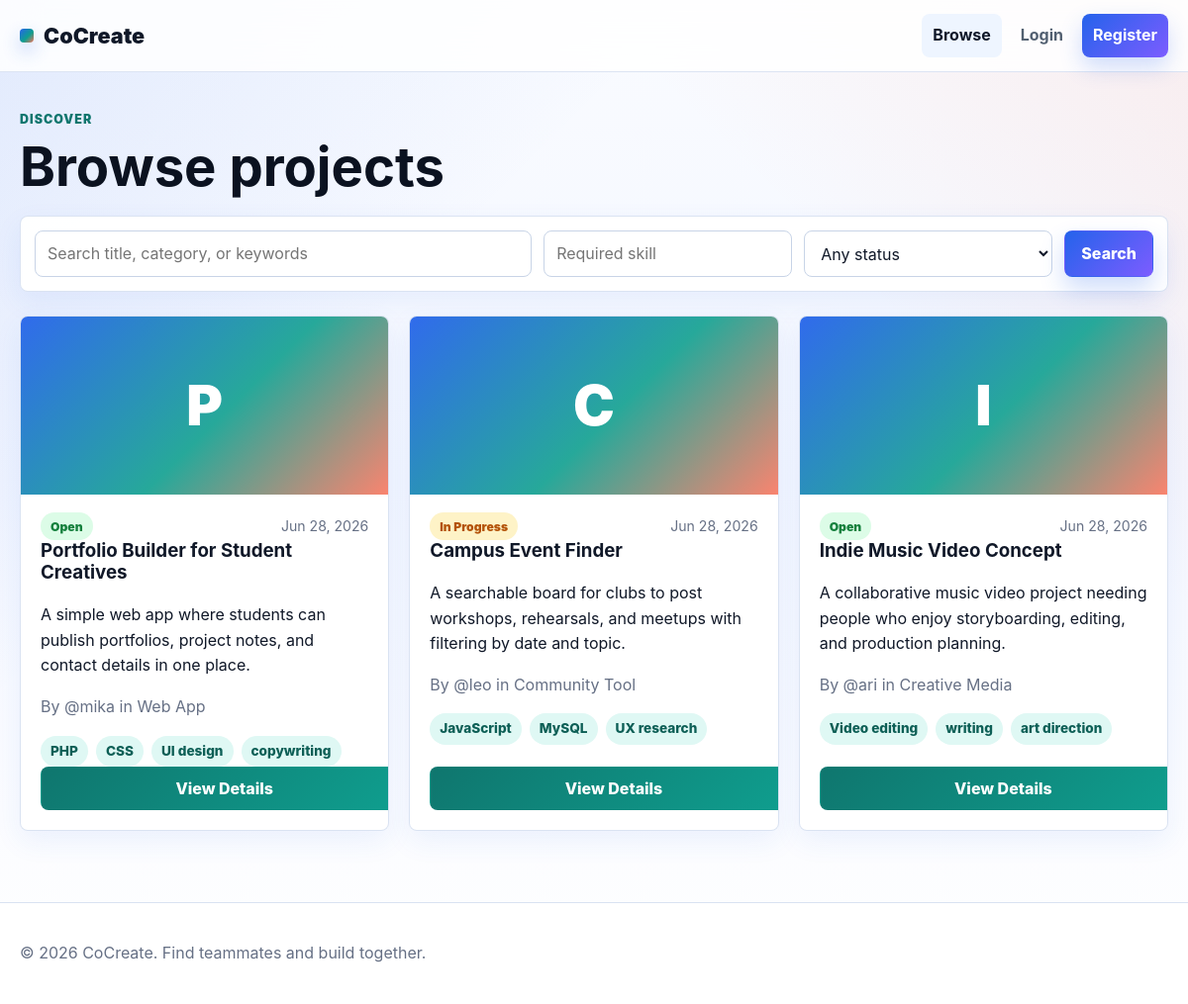
The app's page /pages/browse.php with its own data.
### tables this page shows
CREATE TABLE projects (
  project_id INT UNSIGNED AUTO_INCREMENT PRIMARY KEY,
  user_id INT UNSIGNED NOT NULL,
  project_title VARCHAR(180) NOT NULL,
  description TEXT NOT NULL,
  required_skills TEXT NOT NULL,
  category VARCHAR(120) NOT NULL,
  project_status ENUM('open', 'in_progress', 'completed') NOT NULL DEFAULT 'open',
  project_image VARCHAR(255) DEFAULT NULL,
  created_at TIMESTAMP NOT NULL DEFAULT CURRENT_TIMESTAMP,
  CONSTRAINT fk_projects_user
    FOREIGN KEY (user_id) REFERENCES users(user_id)
    ON DELETE CASCADE ON UPDATE CASCADE
);

CREATE TABLE users (
  user_id INT UNSIGNED AUTO_INCREMENT PRIMARY KEY,
  firstname VARCHAR(80) NOT NULL,
  lastname VARCHAR(80) NOT NULL,
  username VARCHAR(80) NOT NULL UNIQUE,
  email VARCHAR(160) NOT NULL UNIQUE,
  password_hash VARCHAR(255) NOT NULL,
  profile_picture VARCHAR(255) DEFAULT NULL,
  skills TEXT DEFAULT NULL,
  interests TEXT DEFAULT NULL,
  bio TEXT DEFAULT NULL,
  role ENUM('user', 'admin') NOT NULL DEFAULT 'user',
  status ENUM('active', 'disabled') NOT NULL DEFAULT 'active',
  created_at TIMESTAMP NOT NULL DEFAULT CURRENT_TIMESTAMP
);

### includes/session.php (called while the page is built, shortened)
<?php
function is_logged_in(): bool
{
    return isset($_SESSION['user_id']);
}
function e($value): string
{
    return htmlspecialchars((string)($value ?? ''), ENT_QUOTES, 'UTF-8');
}
function status_label(string $status): string
{
    return ucwords(str_replace('_', ' ', $status));
}
function excerpt(?string $text, int $length = 140): string
{
    $text = trim((string)$text);
    if (function_exists('mb_strimwidth')) {
        return mb_strimwidth($text, 0, $length, '...', 'UTF-8');
    }
    return strlen($text) > $length ? substr($text, 0, $length - 3) . '...' : $text;
}

### pages/browse.php (the view, shortened to what this page needs)
<?php
require_once __DIR__ . '/../includes/session.php';
require_once __DIR__ . '/../includes/db.php';
$assetPrefix = '../';
$pagePrefix = '';
$search = trim($_GET['q'] ?? '');
$skill = trim($_GET['skill'] ?? '');
$params = [];
$sql = 'SELECT p.*, u.username FROM projects p JOIN users u ON u.user_id = p.user_id';
$sql .= ' ORDER BY p.created_at DESC';
$stmt = $pdo->prepare($sql);
$stmt->execute($params);
$projects = $stmt->fetchAll();
require_once __DIR__ . '/../includes/header.php';
?>
<section class="page-head">
  <div>
    <p class="eyebrow">Discover</p>
    <h1>Browse projects</h1>
  </div>
</section>
<form class="filter-bar" method="get">
  <input name="q" placeholder="Search title, category, or keywords" value="<?= e($search) ?>">
  <input name="skill" placeholder="Required skill" value="<?= e($skill) ?>">
  <select name="status">
    <option value="">Any status</option>
  </select>
  <button class="btn btn-primary" type="submit">Search</button>
</form>
<div class="cards-grid">
  <?php foreach ($projects as $project): ?>
    <article class="card project-card">
      <a class="project-image-link" href="project.php?id=<?= (int)$project['project_id'] ?>">
        <?php if (!empty($project['project_image'])): ?>
          <img class="project-image" src="../<?= e($project['project_image']) ?>" alt="<?= e($project['project_title']) ?>">
        <?php else: ?>
          <span class="project-image project-image-placeholder"><?= e(substr($project['project_title'], 0, 1)) ?></span>
        <?php endif; ?>
      </a>
      <div class="card-meta">
        <span class="status status-<?= e($project['project_status']) ?>"><?= e(status_label($project['project_status'])) ?></span>
        <span><?= e(date('M j, Y', strtotime($project['created_at']))) ?></span>
      </div>
      <h3><?= e($project['project_title']) ?></h3>
      <p><?= e(excerpt($project['description'], 150)) ?></p>
      <p class="muted">By @<?= e($project['username']) ?> in <?= e($project['category']) ?></p>
      <div class="tag-row">
        <?php foreach (array_filter(array_map('trim', explode(',', $project['required_skills']))) as $item): ?>
          <span class="tag"><?= e($item) ?></span>
        <?php endforeach; ?>
      </div>
      <a class="btn btn-secondary full" href="project.php?id=<?= (int)$project['project_id'] ?>">View Details</a>
    </article>
  <?php endforeach; ?>
</div>
<?php
require_once __DIR__ . '/../includes/footer.php';
?>

### includes/header.php (shortened to what this page needs)
<?php require_once __DIR__ . '/session.php'; ?>
<!doctype html>
<html lang="en">
<head>
  <link rel="stylesheet" href="<?= e($assetPrefix ?? '') ?>assets/css/styles.css">
</head>
<body>
<?php include __DIR__ . '/nav.php'; ?>
<main class="container page-shell">

### includes/nav.php (shortened to what this page needs)
<?php
$pageRoot = $pagePrefix ?? '';
$adminRoot = $adminPrefix ?? 'admin/';
$current = basename($_SERVER['PHP_SELF'] ?? '');
?>
<header class="site-header">
  <nav class="nav container">
    <a class="brand" href="<?= e($pageRoot) ?>index.php">CoCreate</a>
    <div class="nav-links" data-nav-links>
      <?php if (is_logged_in()): ?>
        <a class="<?= $current === 'dashboard.php' ? 'active' : '' ?>" href="<?= e($pageRoot) ?>dashboard.php">Dashboard</a>
        <a class="<?= $current === 'browse.php' ? 'active' : '' ?>" href="<?= e($pageRoot) ?>browse.php">Browse</a>
        <a class="<?= $current === 'create_project.php' ? 'active' : '' ?>" href="<?= e($pageRoot) ?>create_project.php">Create</a>
        <a class="<?= $current === 'my_projects.php' ? 'active' : '' ?>" href="<?= e($pageRoot) ?>my_projects.php">My Projects</a>
        <a class="<?= $current === 'my_requests.php' ? 'active' : '' ?>" href="<?= e($pageRoot) ?>my_requests.php">Requests</a>
        <a class="<?= $current === 'profile.php' ? 'active' : '' ?>" href="<?= e($pageRoot) ?>profile.php">Profile</a>
        <?php if (is_admin()): ?>
          <a href="<?= e($adminRoot) ?>dashboard.php">Admin</a>
        <?php endif; ?>
        <a class="nav-button" href="<?= e($pageRoot) ?>logout.php">Logout</a>
      <?php else: ?>
        <a class="<?= $current === 'browse.php' ? 'active' : '' ?>" href="<?= e($pageRoot) ?>browse.php">Browse</a>
        <a class="<?= $current === 'login.php' ? 'active' : '' ?>" href="<?= e($pageRoot) ?>login.php">Login</a>
        <a class="nav-button" href="<?= e($pageRoot) ?>register.php">Register</a>
      <?php endif; ?>
    </div>
  </nav>
</header>

### includes/footer.php (shortened to what this page needs)
</main>
<footer class="footer">
  <div class="container footer-inner">
    <p>&copy; <?= date('Y') ?> CoCreate. Find teammates and build together.</p>
  </div>
</footer>
</body>
</html>

### records on screen
projects: project_title "P", project_status "Open", created_at "Jun 28, 2026", project_title "Portfolio Builder for Student Creatives", description "A simple web app where students can publish portfolios, project notes, and contact details in one place.", user.username "mika", category "Web App", required_skills "PHP", required_skills "CSS", required_skills "UI design", required_skills "copywriting"
projects: project_title "C", project_status "In Progress", created_at "Jun 28, 2026", project_title "Campus Event Finder", description "A searchable board for clubs to post workshops, rehearsals, and meetups with filtering by date and topic.", user.username "leo", category "Community Tool", required_skills "JavaScript", required_skills "MySQL", required_skills "UX research"
projects: project_title "I", project_status "Open", created_at "Jun 28, 2026", project_title "Indie Music Video Concept", description "A collaborative music video project needing people who enjoy storyboarding, editing, and production planning.", user.username "ari", category "Creative Media", required_skills "Video editing", required_skills "writing", required_skills "art direction"
